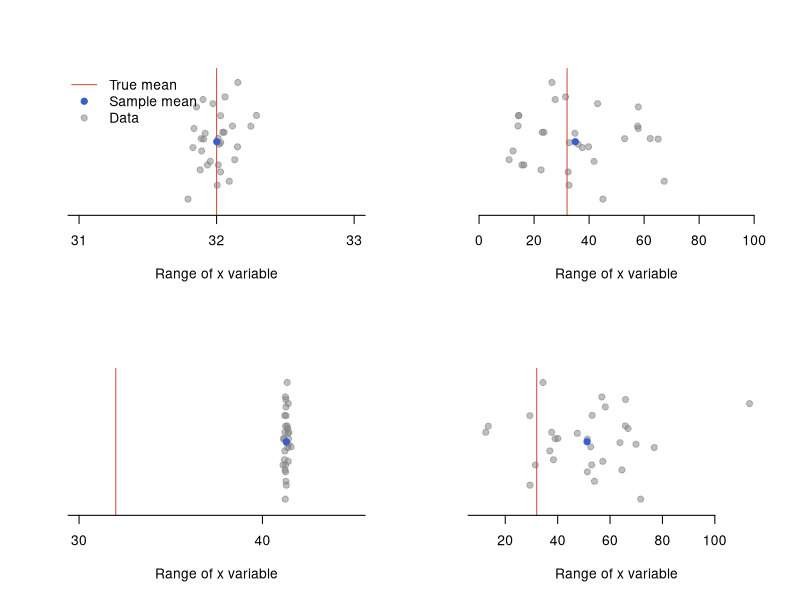

Recreate this plot in R. (Note: this script raises an error after producing the figure.)

#y scatter for illustration
set.seed(322)
y.vis <- rnorm(30,0,0.5)


set.seed(3322)
trueMean <- 32
#high accuracy & precision
x.high <- rnorm(30, trueMean,0.1)
#low accuracy & precision
set.seed(3284)
x.low <- rnorm(30, trueMean + rnorm(1,25,5),
               15)

#low accuracy & high precision
set.seed(34)
x.lowa <- rnorm(30, trueMean + rnorm(1,10,5),
               0.1)

#high accuracy & low precision
set.seed(6)
x.lowp <- rnorm(30, trueMean,15)

par(mfrow=c(2,2))
#high accuracy, high precision
plot(x.high,y.vis, pch=19, ylim=c(-1.25,1.25),
     xlim=c(31,33),
     ylab =" ",
     axes=FALSE,
     xlab="Range of x variable",
     col=rgb(0.5,0.5,0.5,0.5))
abline(v=trueMean, col="tomato3")
points(mean(x.high), 0, pch=19, col="royalblue3")
axis(1, seq(0,100,by=1))

legend("topleft",
       c("True mean","Sample mean", "Data"),
       lwd=c(1,NA,NA),
       pch=c(NA,19,19),
       col=c("tomato3","royalblue3",rgb(0.5,0.5,0.5,0.5)),
       bty="n")
#high accuracy low precision
plot(x.lowp,y.vis, pch=19, ylim=c(-1.25,1.25),
     xlim=c(0,100),
     ylab =" ",
     axes=FALSE,
     xlab="Range of x variable",
     col=rgb(0.5,0.5,0.5,0.5))
abline(v=trueMean, col="tomato3")
points(mean(x.lowp), 0, pch=19, col="royalblue3")
axis(1, seq(0,100,by=20))

#low accuracy, high precision

plot(x.lowa,y.vis, pch=19, ylim=c(-1.25,1.25),
     ylab =" ",
     axes=FALSE,
     xlim=c(30,45),
     xlab="Range of x variable",
     col=rgb(0.5,0.5,0.5,0.5))
abline(v=trueMean, col="tomato3")
points(mean(x.lowa), 0, pch=19, col="royalblue3")
axis(1, seq(0,100,by=10))
#low accuracy and precision
plot(x.low,y.vis, pch=19, ylim=c(-1.25,1.25),
     ylab =" ",
     axes=FALSE,
     xlim=c(10,115),
     xlab="Range of x variable",
     col=rgb(0.5,0.5,0.5,0.5))
abline(v=trueMean, col="tomato3")
points(mean(x.low), 0, pch=19, col="royalblue3")
axis(1, seq(0,100,by=20))


temp.fix <- ifelse(air.temp <= -30, air.temp, NA)

